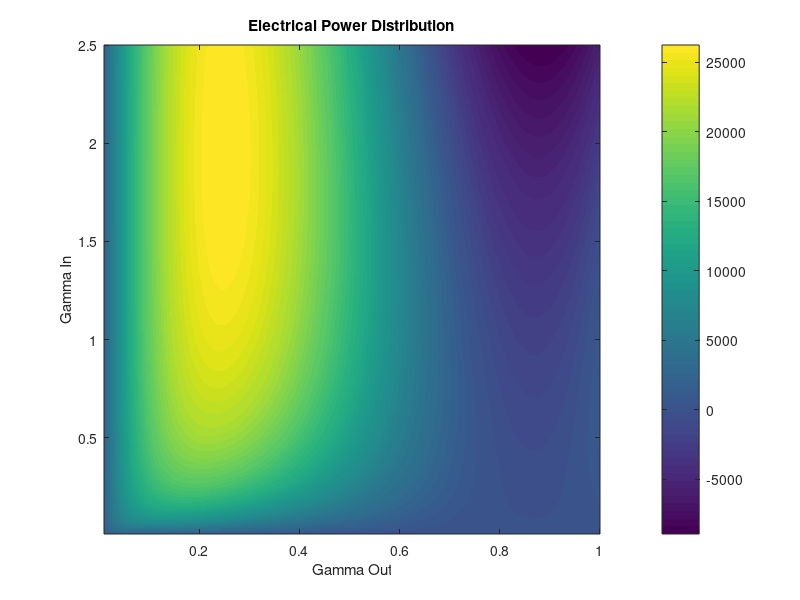

MATLAB code to generate this figure: (Note: this script raises an error after producing the figure.)
% Main Script

% Initialization
clf; clear;
format long;

% Define data parameters
data.v_w_adj = linspace(0.5, 25, 100);
data.A_proj_list = linspace(7, 25, 25);
data.F_out_list = linspace(10, 150, 20);
data.v_w_n = 10;
data.CL_out = 1.06;
data.A_proj = 16.65;
data.T_out_target = 10300;
data.T_out_max = 10300;
data.rho = 1.18;
data.lc = 250;
data.CD_out = 0.15;
data.CD_in = 0.10;
data.eff_in = 0.639;
data.eff_out = 0.652;
data.P_avg_e_req = 20000;
data.max_reel_speed = 25;
data.a_elev_out = 30 * pi / 180;
data.a_elev_in = 70 * pi / 180;
data.F_out = data.CL_out^3 / data.CD_out^2;
data.F_in = data.CD_in;
data.P_w = 0.5 * data.v_w_n^3 * data.rho;

% Define gamma range
lim = data.max_reel_speed / data.v_w_n;
resolution = 100;
gamma_in = linspace(0.01, lim, resolution);
gamma_out = linspace(0.01, 1, resolution);

% Initialize power array
power_array_e = zeros(resolution, resolution);

% Compute power array
for cj = 1:resolution
    for ci = 1:resolution
        power_array_e(ci, cj) = data.P_w * data.A_proj * ...
            (data.eff_out * data.F_out * (cos(data.a_elev_out) - gamma_out(cj))^2 - ...
            (data.F_in / data.eff_in) * (gamma_in(ci)^2 + 2 * cos(data.a_elev_in) * gamma_in(ci) + 1)) * ...
            ((gamma_out(cj) * gamma_in(ci)) / (gamma_out(cj) + gamma_in(ci)));
    end
end

% Objective function (negated for maximization)
objective = @(gamma) -data.P_w * data.A_proj * ...
    (data.eff_out * data.F_out * (cos(data.a_elev_out) - gamma(1))^2 - ...
    (data.F_in / data.eff_in) * (gamma(2)^2 + 2 * cos(data.a_elev_in) * gamma(2) + 1)) * ...
    ((gamma(1) * gamma(2)) / (gamma(1) + gamma(2)));

% Define initial point
initial_point = [0.5, 0.5];

% Plotting setup for contour plot
figure;
contourf(gamma_out, gamma_in, power_array_e, 200, 'LineColor', 'none');
colorbar;
xlabel('Gamma Out');
ylabel('Gamma In');
title('Electrical Power Distribution');
hold on;

% Normal run with original values
[optimum_value, func_evals, path] = run_optimization(initial_point, 1e-10, 1e-6, objective, [0.01, 1; 0.01, lim]);

% Plot path for normal run
plot(path(:,1), path(:,2), 'r-o', 'LineWidth', 2, 'MarkerSize', 5);
text(path(end, 1) + 0.05, path(end, 2) + 0.05, sprintf('Max\n(%.2f, %.2f)', path(end, 1), path(end, 2)), ...
    'Color', 'red', 'FontSize', 12, 'FontWeight', 'bold', 'BackgroundColor', 'white');
hold off;

% Ensure the figure is drawn
drawnow;

% Explore different step sizes
step_sizes = logspace(-20, -0.3, 100);
optimum_values_step_size = zeros(size(step_sizes));
num_evaluations_step_size = zeros(size(step_sizes));

for i = 1:length(step_sizes)
    step_size = step_sizes(i);
    [optimum_value, func_evals, ~] = run_optimization(initial_point, 1e-10, step_size, objective, [0.01, 1; 0.01, lim]);
    optimum_values_step_size(i) = optimum_value;
    num_evaluations_step_size(i) = func_evals;
end

% Plot the results for step size exploration
figure;
[ax1, h1, h2] = plotyy(step_sizes, optimum_values_step_size, step_sizes, num_evaluations_step_size, 'semilogx');
xlabel('Step Size');
ylabel(ax1(1), 'Optimum Objective Function Value');
ylabel(ax1(2), 'Number of Function Evaluations');
title('Optimum Objective Function Value and Function Evaluations for a Range of Step Sizes');
grid on;
h1.LineWidth = 2;
h2.LineWidth = 2;

% Ensure the figure is drawn
drawnow;

% Explore different perturbation sizes (hi)
hi_values = logspace(-20, -1, 100);  % Range of hi values
optimum_values_hi = zeros(size(hi_values));
num_evaluations_hi = zeros(size(hi_values));

for i = 1:length(hi_values)
    hi = hi_values(i);
    [optimum_value, func_evals, ~] = run_optimization(initial_point, hi, 1e-6, objective, [0.01, 1; 0.01, lim]);
    optimum_values_hi(i) = optimum_value;
    num_evaluations_hi(i) = func_evals;
end

% Plot the results for hi exploration
figure;
[ax2, h3, h4] = plotyy(hi_values, optimum_values_hi, hi_values, num_evaluations_hi, 'semilogx');
xlabel('Perturbation Size (hi)');
ylabel(ax2(1), 'Optimum Objective Function Value');
ylabel(ax2(2), 'Number of Function Evaluations');
title('Optimum Objective Function Value and Function Evaluations for a Range of Perturbation Sizes');
grid on;
h3.LineWidth = 2;
h4.LineWidth = 2;

% Ensure the figure is drawn
drawnow;

% Function to run the main optimization loop
function [optimum_value, func_evals, path] = run_optimization(initial_point, hi, step_size, objective, gamma_range)
    % Line search initialization
    again = 1;
    cycle = 0;
    f_old = Inf;
    xq = initial_point;
    options = optimset('tolx', 1.0e-8, 'MaxFunEvals', 50);
    total_func_evals = 0;
    path = xq;

    while again >= 1 && cycle < 50
        cycle = cycle + 1;
        % Forward finite difference gradients
        alpha = 0.0;
        sq = [0, 0];
        % Objective function at current point
        fx = objective(xq);
        % Perturbated objective function values
        fx1plush = objective([xq(1) + hi, xq(2)]);
        fx2plush = objective([xq(1), xq(2) + hi]);
        % Objective function derivatives
        dfdx1 = (fx1plush - fx) / hi;
        dfdx2 = (fx2plush - fx) / hi;
        % Gradient vector
        df = [dfdx1, dfdx2];
        % Steepest descent search direction
        sq = -df * step_size;  % Step size for line search

        % Line search using fminbnd
        [alphaq, fval, exitflag, output] = fminbnd(@(alpha) objective(max(min(xq + alpha * sq, gamma_range(:,2)'), gamma_range(:,1)')), 0, 10, options);
        total_func_evals = total_func_evals + output.funcCount;

        % Compute new design point
        xnew = max(min(xq + alphaq * sq, gamma_range(:,2)'), gamma_range(:,1)');
        
        % Plot marker in current design point
        plot(xq(1), xq(2), 'o');
        plot([xq(1), xnew(1)], [xq(2), xnew(2)], 'r-');

        % Update design point
        xq = xnew;
        path = [path; xq];

        % Continue optimization?
        if abs(f_old - fval) < 10
            again = 0;
        end
        f_old = fval;
    end

    optimum_value = -fval;  % Negate back for maximization
    func_evals = total_func_evals;
end
